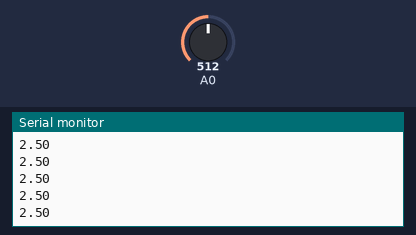
This sketch was run on a simulated Arduino Uno, built with avr-gcc and run on an emulated ATmega328P. Parts: the last lines printed to the serial monitor. The inputs (shaded band) are chosen by the test bench; at power-on: A0 = 512.

Above: at 1.2 s.
1.3 s: A0 set to 716
At 1.31 s:
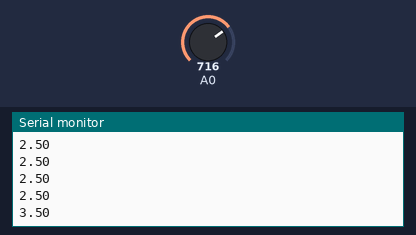
2.8 s: A0 set to 900
At 2.82 s:
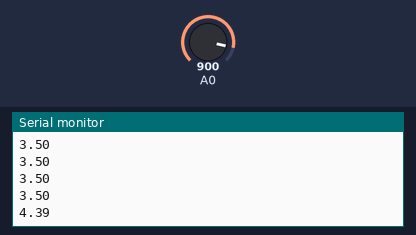
Timing chart, 0 to 5.8 s (numbered marks = the images above; inputs shaded):
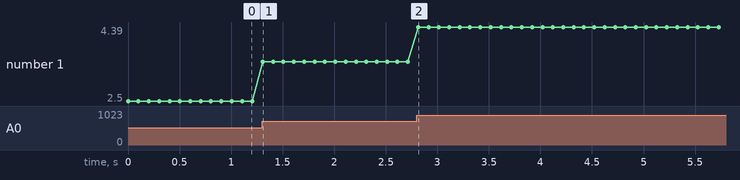

Measured:
- after the input at 1.3 s, the serial monitor: prints a new line at once (image 1)
- after the input at 2.8 s, the serial monitor: prints a new line at once (image 2)
- plotted number 1: 2.5 → 3.5 after the input at 1.3 s, 3.5 → 4.39 after the input at 2.8 s

The sketch:

Works_005.ino
```cpp
/* Arduino Workshop
 Works_005
 Analog Devices */

/**
 * Analog devices can be read by Arduino's Analog pins.
 * These pins are marked with A# on Arduino boards.
 * By default, Arduino with 5V system has default reference voltage of 5V.
 *
 * Note that analog pins is read-only. To write an analog signal, use
 * PWM pins.
 */

/* Variables */
/* No variables on this one! */
void setup()
{
  Serial.begin(9600); // We will talk about this later
}

void loop()
{
  float val = analogRead(0);
  val = (val / 1024.f) * 5.0f;
  Serial.println(val);
  delay(100);
}
```
